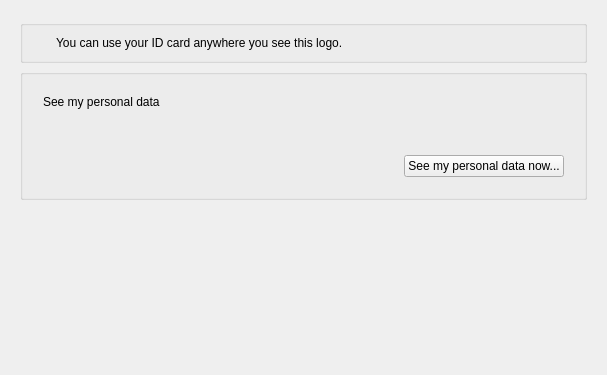
<?xml version="1.0" encoding="UTF-8"?>
<ui version="4.0">
 <class>SelfInformationWidget</class>
 <widget class="QWidget" name="SelfInformationWidget">
  <property name="geometry">
   <rect>
    <x>0</x>
    <y>0</y>
    <width>607</width>
    <height>375</height>
   </rect>
  </property>
  <layout class="QVBoxLayout" name="verticalLayout">
   <property name="leftMargin">
    <number>20</number>
   </property>
   <property name="topMargin">
    <number>20</number>
   </property>
   <property name="rightMargin">
    <number>20</number>
   </property>
   <property name="bottomMargin">
    <number>20</number>
   </property>
   <item>
    <widget class="QGroupBox" name="descriptionGroupBox">
     <layout class="QVBoxLayout" name="verticalLayout_3">
      <property name="leftMargin">
       <number>20</number>
      </property>
      <property name="topMargin">
       <number>10</number>
      </property>
      <property name="rightMargin">
       <number>20</number>
      </property>
      <property name="bottomMargin">
       <number>10</number>
      </property>
      <item>
       <layout class="QGridLayout" name="gridLayout" columnstretch="0,1">
        <item row="0" column="0">
         <widget class="QLabel" name="descriptionLogoLabel">
          <property name="focusPolicy">
           <enum>Qt::TabFocus</enum>
          </property>
          <property name="accessibleName">
           <string>eID Logo</string>
          </property>
          <property name="alignment">
           <set>Qt::AlignLeading|Qt::AlignLeft|Qt::AlignVCenter</set>
          </property>
         </widget>
        </item>
        <item row="0" column="1">
         <widget class="QLabel" name="descriptionLogoInfo">
          <property name="focusPolicy">
           <enum>Qt::TabFocus</enum>
          </property>
          <property name="text">
           <string>You can use your ID card anywhere you see this logo.</string>
          </property>
          <property name="wordWrap">
           <bool>true</bool>
          </property>
         </widget>
        </item>
       </layout>
      </item>
     </layout>
    </widget>
   </item>
   <item>
    <widget class="QGroupBox" name="actionGroupBox">
     <layout class="QVBoxLayout" name="verticalLayout_5">
      <property name="leftMargin">
       <number>20</number>
      </property>
      <property name="topMargin">
       <number>20</number>
      </property>
      <property name="rightMargin">
       <number>20</number>
      </property>
      <property name="bottomMargin">
       <number>20</number>
      </property>
      <item>
       <layout class="QGridLayout" name="gridLayout_2" columnstretch="0">
        <item row="0" column="0">
         <widget class="QLabel" name="titleLabel">
          <property name="focusPolicy">
           <enum>Qt::TabFocus</enum>
          </property>
          <property name="text">
           <string>See my personal data</string>
          </property>
          <property name="wordWrap">
           <bool>true</bool>
          </property>
         </widget>
        </item>
       </layout>
      </item>
      <item>
       <widget class="QLabel" name="descriptionLabel">
        <property name="focusPolicy">
         <enum>Qt::TabFocus</enum>
        </property>
        <property name="wordWrap">
         <bool>true</bool>
        </property>
        <property name="openExternalLinks">
         <bool>true</bool>
        </property>
       </widget>
      </item>
      <item>
       <widget class="QWidget" name="widget" native="true">
        <layout class="QHBoxLayout" name="horizontalLayout_2">
         <property name="spacing">
          <number>0</number>
         </property>
         <property name="leftMargin">
          <number>0</number>
         </property>
         <property name="topMargin">
          <number>0</number>
         </property>
         <property name="rightMargin">
          <number>0</number>
         </property>
         <property name="bottomMargin">
          <number>0</number>
         </property>
         <item>
          <layout class="QHBoxLayout" name="horizontalLayout">
           <property name="topMargin">
            <number>20</number>
           </property>
           <item>
            <spacer name="horizontalSpacer">
             <property name="orientation">
              <enum>Qt::Horizontal</enum>
             </property>
             <property name="sizeHint" stdset="0">
              <size>
               <width>40</width>
               <height>20</height>
              </size>
             </property>
            </spacer>
           </item>
           <item>
            <widget class="QPushButton" name="selfAuthenticationButton">
             <property name="sizePolicy">
              <sizepolicy hsizetype="Fixed" vsizetype="Fixed">
               <horstretch>0</horstretch>
               <verstretch>0</verstretch>
              </sizepolicy>
             </property>
             <property name="text">
              <string>See my personal data now...</string>
             </property>
            </widget>
           </item>
          </layout>
         </item>
        </layout>
       </widget>
      </item>
     </layout>
    </widget>
   </item>
   <item>
    <spacer name="verticalSpacer">
     <property name="orientation">
      <enum>Qt::Vertical</enum>
     </property>
     <property name="sizeHint" stdset="0">
      <size>
       <width>20</width>
       <height>40</height>
      </size>
     </property>
    </spacer>
   </item>
  </layout>
 </widget>
 <resources/>
 <connections/>
</ui>
